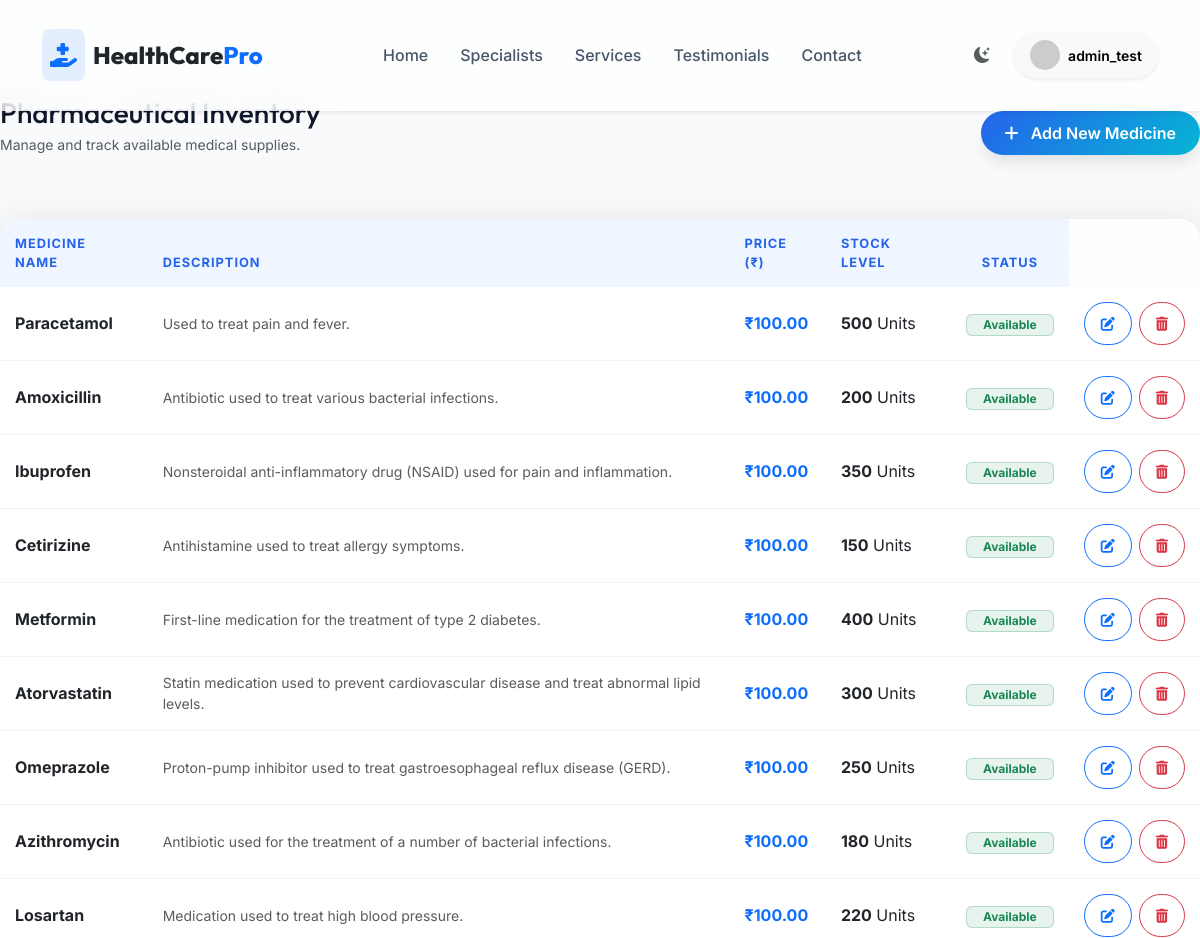
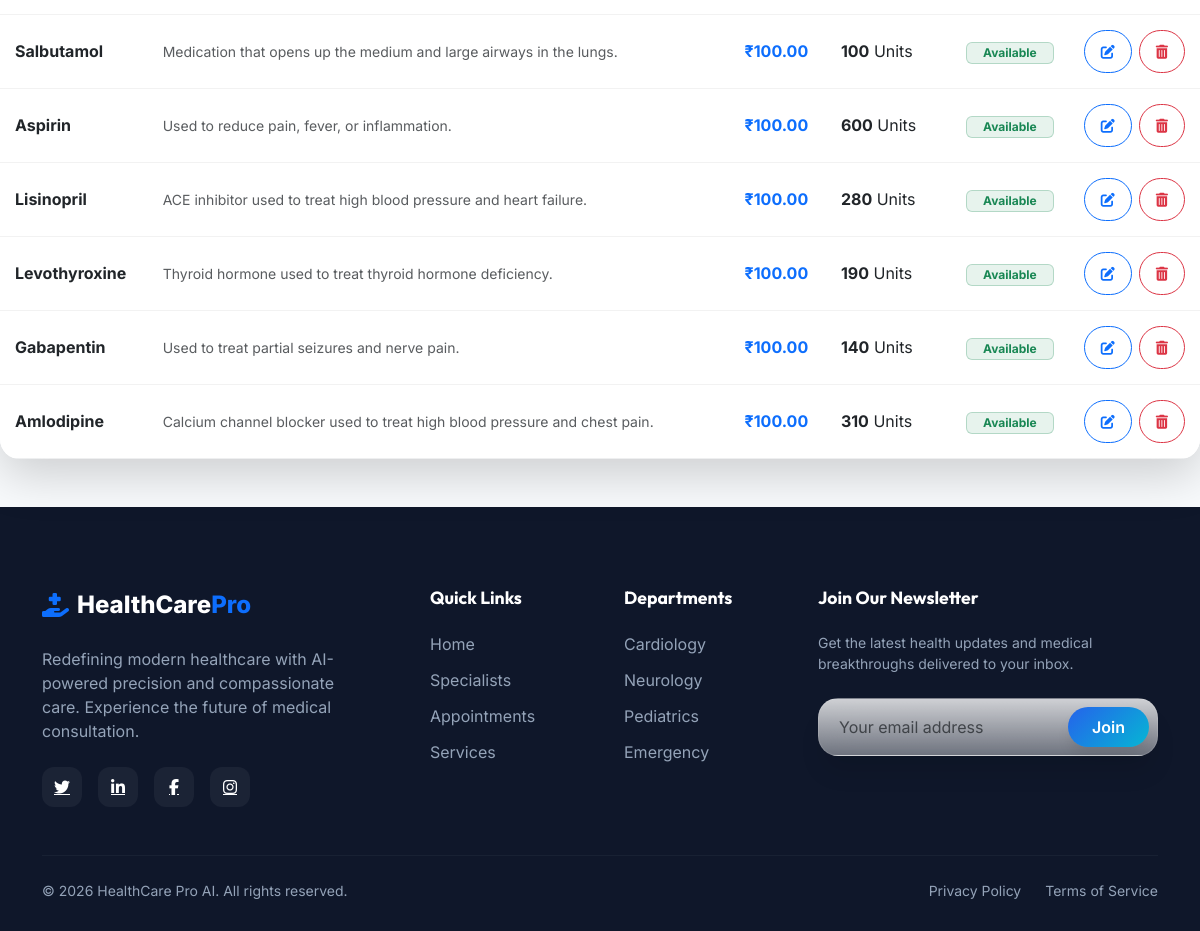
/medicines/ (signed in), run on an earlier commit of the app's database (2 pictures, top to bottom).
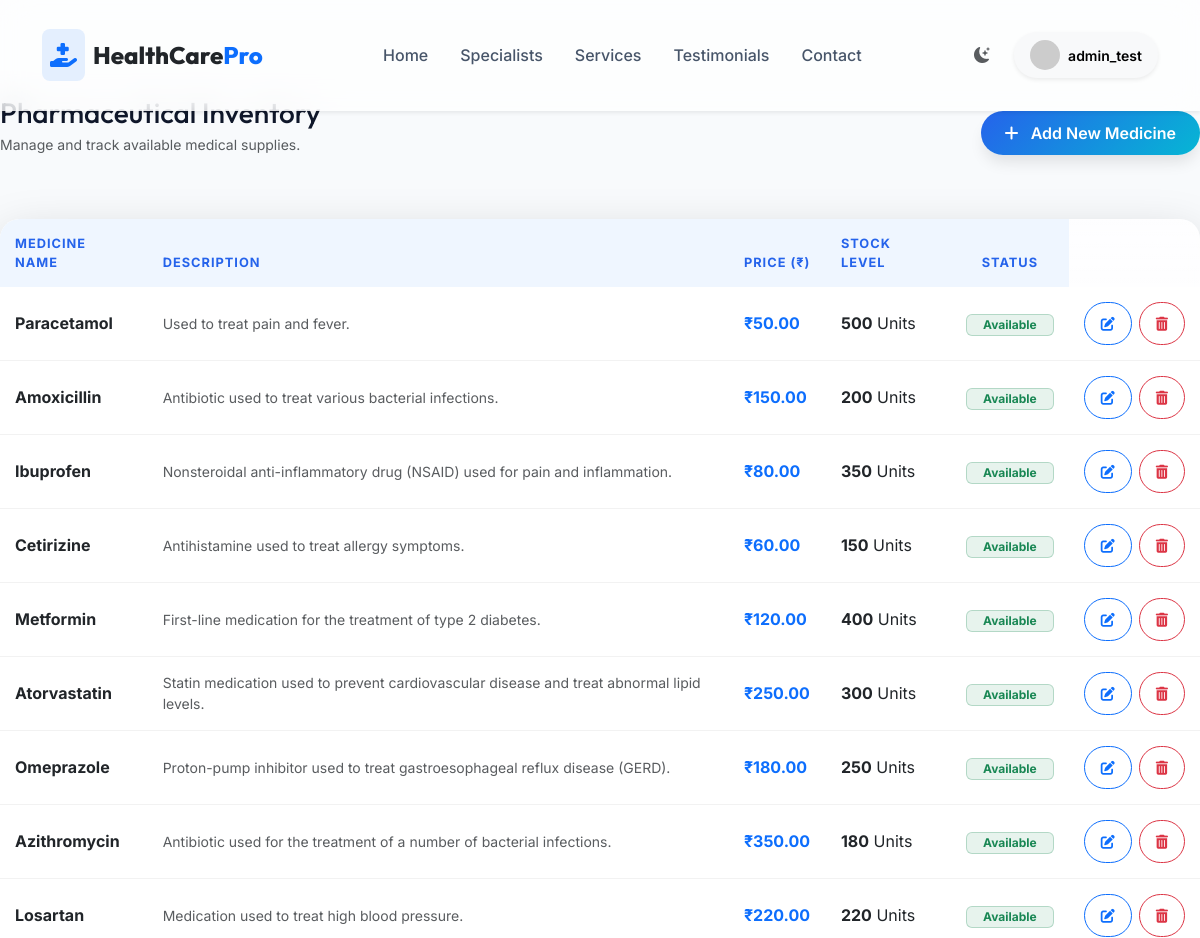
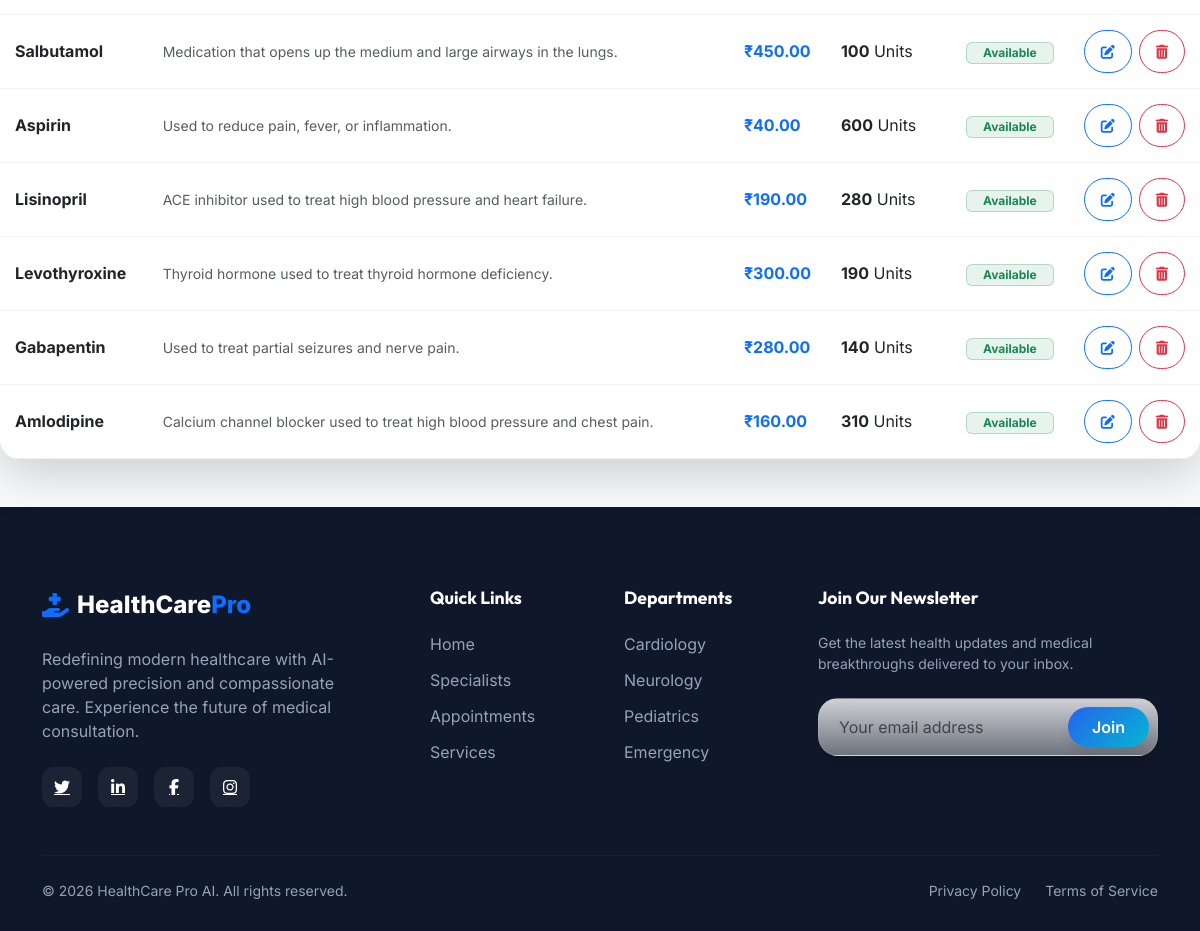
And on a later commit of the database (2 pictures, top to bottom).
### appointments/models.py (models this page shows, shortened)
class Medicine(models.Model):
    name = models.CharField(max_length=200)
    description = models.TextField(blank=True)
    price = models.DecimalField(max_digits=10, decimal_places=2, default=100.00)
    stock = models.PositiveIntegerField(default=0)

### appointments/views.py (the view)
# urls.py: path('medicines/', views.medicine_list, name='medicine_list'),
@login_required
def medicine_list(request):
    if not request.user.is_superuser:
        raise PermissionDenied
    medicines = Medicine.objects.all()
    return render(request, 'appointments/medicine_list.html', {'medicines': medicines})

### appointments/templates/appointments/medicine_list.html (shortened to what this page needs)
{% extends 'base.html' %}
{% block content %}
<div class="row mb-5" data-aos="fade-up">
    <div class="col-12 d-flex justify-content-between align-items-center">
        <div>
            <h2 class="hero-title h3 mb-1">Pharmaceutical Inventory</h2>
            <p class="text-muted small">Manage and track available medical supplies.</p>
        </div>
        <a href="{% url 'add_medicine' %}" class="btn btn-primary-grad">
            <i class="fas fa-plus me-2"></i> Add New Medicine
        </a>
    </div>
</div>
<div class="glass-card border-0 shadow-lg overflow-hidden mb-5" data-aos="fade-up">
    <div class="table-responsive">
        <table class="table mb-0 align-middle">
            <thead class="bg-light">
                <tr>
                    <th class="px-4 py-3">Medicine Name</th>
                    <th>Description</th>
                    <th>Price (₹)</th>
                    <th>Stock Level</th>
                    <th class="text-center">Status</th>
                </tr>
            </thead>
            <tbody>
                {% for medicine in medicines %}
                <tr>
                    <td class="px-4 py-3 fw-bold text-dark">{{ medicine.name }}</td>
                    <td class="text-muted small">{{ medicine.description|truncatechars:100 }}</td>
                    <td class="fw-bold text-primary">₹{{ medicine.price }}</td>
                    <td>
                        <span class="fw-bold">{{ medicine.stock }}</span> Units
                    </td>
                    <td class="text-center">
                        {% if medicine.stock > 10 %}
                        <span
                            class="badge bg-success bg-opacity-10 text-success border border-success border-opacity-25 px-3">Available</span>
                        {% elif medicine.stock > 0 %}
                        <span
                            class="badge bg-warning bg-opacity-10 text-warning border border-warning border-opacity-25 px-3">Low
                            Stock</span>
                        {% else %}
                        <span
                            class="badge bg-danger bg-opacity-10 text-danger border border-danger border-opacity-25 px-3">Out
                            of Stock</span>
                        {% endif %}
                    </td>
                    <td class="text-end px-4">
                        <div class="btn-group">
                            <a href="{% url 'edit_medicine' medicine.id %}" class="btn btn-sm btn-outline-primary px-3 rounded-pill me-2">
                                <i class="fas fa-edit"></i>
                            </a>
                            <a href="{% url 'delete_medicine' medicine.id %}" class="btn btn-sm btn-outline-danger px-3 rounded-pill" onclick="return confirm('Are you sure you want to remove this medicine from inventory?')">
                                <i class="fas fa-trash-alt"></i>
                            </a>
                        </div>
                    </td>
                </tr>
                {% endfor %}
            </tbody>
        </table>
    </div>
</div>
{% endblock %}

### templates/base.html (shortened to what this page needs)
{% load static %}
<!DOCTYPE html>
<html lang="en" data-theme="light">
<head>
    <link href="https://cdn.jsdelivr.net/npm/bootstrap@5.3.0/dist/css/bootstrap.min.css" rel="stylesheet">
    <link rel="stylesheet" href="https://cdn.jsdelivr.net/npm/bootstrap-icons@1.11.1/font/bootstrap-icons.css">
    <link rel="stylesheet" href="https://cdnjs.cloudflare.com/ajax/libs/font-awesome/6.4.2/css/all.min.css">
    <link href="https://unpkg.com/aos@2.3.1/dist/aos.css" rel="stylesheet">
    <link rel="stylesheet" href="{% static 'css/style.css' %}">
</head>
<body class="d-flex flex-column min-vh-100 {% if is_home %}home-page{% else %}inner-page{% endif %}">
    {% include 'includes/navbar.html' %}
    <main class="flex-grow-1 {% if not is_home %}pt-5 mt-5{% endif %}">
        {% block content %}{% endblock %}
    </main>
    {% include 'includes/footer.html' %}
</body>
</html>

### templates/includes/navbar.html (shortened to what this page needs)
{% load static %}
<nav class="navbar navbar-expand-lg fixed-top transition-all py-4 {% if not is_home %}glass-nav shadow-sm{% endif %}">
    <div class="container">
        <a class="navbar-brand d-flex align-items-center" href="{% url 'home' %}">
            <div class="bg-primary bg-opacity-10 p-2 rounded-3 me-2">
                <i class="fas fa-hand-holding-medical text-primary heartbeat"></i>
            </div>
            <span class="text-dark">HealthCare<span class="text-primary">Pro</span></span>
        </a>
        <div class="collapse navbar-collapse" id="navbarNav">
            <ul class="navbar-nav mx-auto align-items-center">
                <li class="nav-item"><a class="nav-link" href="{% url 'home' %}">Home</a></li>
                <li class="nav-item"><a class="nav-link" href="{% url 'doctor_list' %}">Specialists</a></li>
                <li class="nav-item"><a class="nav-link" href="#services">Services</a></li>
                <li class="nav-item"><a class="nav-link" href="#testimonials">Testimonials</a></li>
                <li class="nav-item"><a class="nav-link" href="#contact">Contact</a></li>
            </ul>
            <div class="d-flex align-items-center gap-3">
                <button id="theme-toggle" class="btn p-2 rounded-circle text-muted hover-bg-light transition-all border-0">
                    <i class="bi bi-moon-stars-fill"></i>
                </button>
                {% if user.is_authenticated %}
                    <div class="dropdown">
                        <a class="btn btn-light rounded-pill px-3 py-2 d-flex align-items-center gap-2 border-0 shadow-sm" href="#" role="button" data-bs-toggle="dropdown">
                            <img src="https://ui-avatars.com/api/?name={{ user.username }}&background=2563EB&color=fff" class="rounded-circle" width="30" height="30">
                            <span class="fw-semibold small">{{ user.username }}</span>
                        </a>
                    </div>
                {% else %}
                    <a href="{% url 'login' %}" class="btn text-primary fw-bold">Sign In</a>
                    <a href="{% url 'doctor_list' %}" class="btn btn-premium btn-primary-grad">
                        Book Appointment <i class="bi bi-arrow-right-short fs-4"></i>
                    </a>
                {% endif %}
            </div>
        </div>
    </div>
</nav>

### templates/includes/footer.html
{% load static %}
<footer class="footer">
    <div class="container">
        <div class="row g-5">
            <div class="col-lg-4">
                <a class="footer-logo d-flex align-items-center" href="{% url 'home' %}">
                    <i class="fas fa-hand-holding-medical text-primary me-2"></i>
                    <span>HealthCare<span class="text-primary">Pro</span></span>
                </a>
                <p class="mb-4 pe-lg-5">Redefining modern healthcare with AI-powered precision and compassionate care. Experience the future of medical consultation.</p>
                <div class="d-flex gap-3">
                    <a href="#" class="social-icon"><i class="fab fa-twitter"></i></a>
                    <a href="#" class="social-icon"><i class="fab fa-linkedin-in"></i></a>
                    <a href="#" class="social-icon"><i class="fab fa-facebook-f"></i></a>
                    <a href="#" class="social-icon"><i class="fab fa-instagram"></i></a>
                </div>
            </div>
            <div class="col-lg-2 col-6">
                <h5 class="footer-heading">Quick Links</h5>
                <ul class="list-unstyled">
                    <li><a href="#" class="footer-link">Home</a></li>
                    <li><a href="#" class="footer-link">Specialists</a></li>
                    <li><a href="#" class="footer-link">Appointments</a></li>
                    <li><a href="#" class="footer-link">Services</a></li>
                </ul>
            </div>
            <div class="col-lg-2 col-6">
                <h5 class="footer-heading">Departments</h5>
                <ul class="list-unstyled">
                    <li><a href="#" class="footer-link">Cardiology</a></li>
                    <li><a href="#" class="footer-link">Neurology</a></li>
                    <li><a href="#" class="footer-link">Pediatrics</a></li>
                    <li><a href="#" class="footer-link">Emergency</a></li>
                </ul>
            </div>
            <div class="col-lg-4">
                <h5 class="footer-heading">Join Our Newsletter</h5>
                <p class="small mb-4">Get the latest health updates and medical breakthroughs delivered to your inbox.</p>
                <div class="glass-card p-2 d-flex align-items-center">
                    <input type="email" class="form-control bg-transparent border-0 text-white placeholder-muted" placeholder="Your email address" style="box-shadow: none;">
                    <button class="btn btn-primary-grad rounded-pill px-4 py-2 ms-2">Join</button>
                </div>
            </div>
        </div>
        <div class="mt-5 pt-4 border-top border-secondary border-opacity-10 d-flex flex-column flex-md-row justify-content-between align-items-center gap-3">
            <p class="small mb-0">&copy; 2026 HealthCare Pro AI. All rights reserved.</p>
            <div class="d-flex gap-4">
                <a href="#" class="footer-link small mb-0">Privacy Policy</a>
                <a href="#" class="footer-link small mb-0">Terms of Service</a>
            </div>
        </div>
    </div>
</footer>

### static/css/style.css (style rules this page uses)
:root { --primary: #2563EB; --primary-cyan: #06B6D4; --primary-light: #3B82F6; --accent-purple: #8B5CF6; --accent-teal: #14B8A6; --bg-light: #F8FAFC; --bg-soft-blue: #EFF6FF; --white: #FFFFFF; --dark: #0F172A; --dark-lighter: #111827; --grad-primary: linear-gradient(135deg, var(--primary), var(--primary-cyan)); --grad-accent: linear-gradient(135deg, var(--accent-purple), var(--accent-teal)); --grad-surface: linear-gradient(180deg, rgba(255,255,255,0.8) 0%, rgba(255,255,255,0.4) 100%); --shadow-sm: 0 10px 15px -3px rgba(0, 0, 0, 0.1); --shadow-md: 0 20px 25px -5px rgba(0, 0, 0, 0.1); --shadow-lg: 0 25px 50px -12px rgba(0, 0, 0, 0.15); --shadow-glow: 0 0 20px rgba(37, 99, 235, 0.3); --font-heading: 'Outfit', sans-serif; --font-body: 'Inter', sans-serif; --radius-lg: 20px; --radius-xl: 30px; }
body { font-family: var(--font-body); background-color: var(--bg-light); color: var(--dark); transition: background-color 0.3s ease; overflow-x: hidden; }
h1, h2, h3, h4, h5, h6 { font-family: var(--font-heading); font-weight: 700; }
.glass-card { background: var(--grad-surface); backdrop-filter: blur(20px); -webkit-backdrop-filter: blur(20px); border: 1px solid rgba(255, 255, 255, 0.1); border-radius: var(--radius-lg); box-shadow: var(--shadow-md); }
.glass-nav { background: rgba(255, 255, 255, 0.7); backdrop-filter: blur(15px); -webkit-backdrop-filter: blur(15px); border-bottom: 1px solid rgba(255, 255, 255, 0.1); }
.btn-primary-grad { background: var(--grad-primary); color: white !important; border: none; box-shadow: var(--shadow-sm); }
.navbar-brand { font-family: var(--font-heading); font-weight: 800; font-size: 1.5rem; }
.nav-link { font-weight: 500; color: #475569 !important; position: relative; padding: 0.5rem 1rem !important; transition: color 0.3s ease; }
.footer { background: var(--dark); color: #94A3B8; padding: 80px 0 30px; }
.footer-logo { color: white; font-size: 1.5rem; font-weight: 800; margin-bottom: 1.5rem; display: block; text-decoration: none; }
.footer-heading { color: white; font-size: 1.1rem; margin-bottom: 1.5rem; }
.footer-link { color: #94A3B8; text-decoration: none; transition: color 0.3s ease; display: block; margin-bottom: 0.75rem; }
.social-icon { width: 40px; height: 40px; background: rgba(255,255,255,0.05); border-radius: 12px; display: flex; align-items: center; justify-content: center; color: white; transition: all 0.3s ease; }
.btn { border-radius: 99px !important; padding: 10px 24px; font-weight: 600; transition: all 0.3s cubic-bezier(0.4, 0, 0.2, 1); }
.table thead th { background-color: var(--bg-soft-blue); border: none !important; color: var(--primary); font-size: 0.8rem; font-weight: 700; text-transform: uppercase; letter-spacing: 1px; padding: 15px !important; }
.table tbody td { padding: 15px !important; border-bottom: 1px solid rgba(0,0,0,0.05); }
.transition-all { transition: all 0.3s cubic-bezier(0.4, 0, 0.2, 1); }

### templates/includes/navbar.html (style rules this page uses)
.heartbeat { display: inline-block; animation: heartbeat 3s infinite; }

What changed in the data, as far as the page shows it:
changed Medicine "Paracetamol": price "100.00" → "50.00"
changed Medicine "Amoxicillin": price "100.00" → "150.00"
changed Medicine "Ibuprofen": price "100.00" → "80.00"
changed Medicine "Cetirizine": price "100.00" → "60.00"
changed Medicine "Metformin": price "100.00" → "120.00"
changed Medicine "Atorvastatin": price "100.00" → "250.00"
changed Medicine "Omeprazole": price "100.00" → "180.00"
changed Medicine "Azithromycin": price "100.00" → "350.00"
changed Medicine "Losartan": price "100.00" → "220.00"
changed Medicine "Salbutamol": price "100.00" → "450.00"
changed Medicine "Aspirin": price "100.00" → "40.00"
changed Medicine "Lisinopril": price "100.00" → "190.00"
changed Medicine "Levothyroxine": price "100.00" → "300.00"
changed Medicine "Gabapentin": price "100.00" → "280.00"
changed Medicine "Amlodipine": price "100.00" → "160.00"
